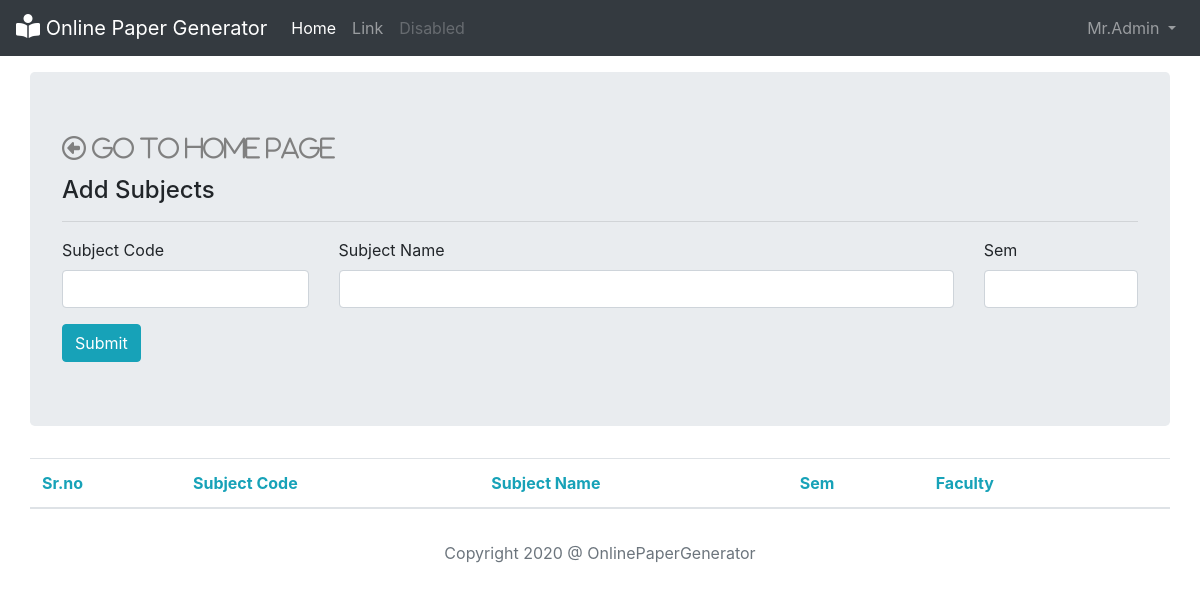
Page /adminhome/subjectmanager/ (signed in) on the earlier database version.
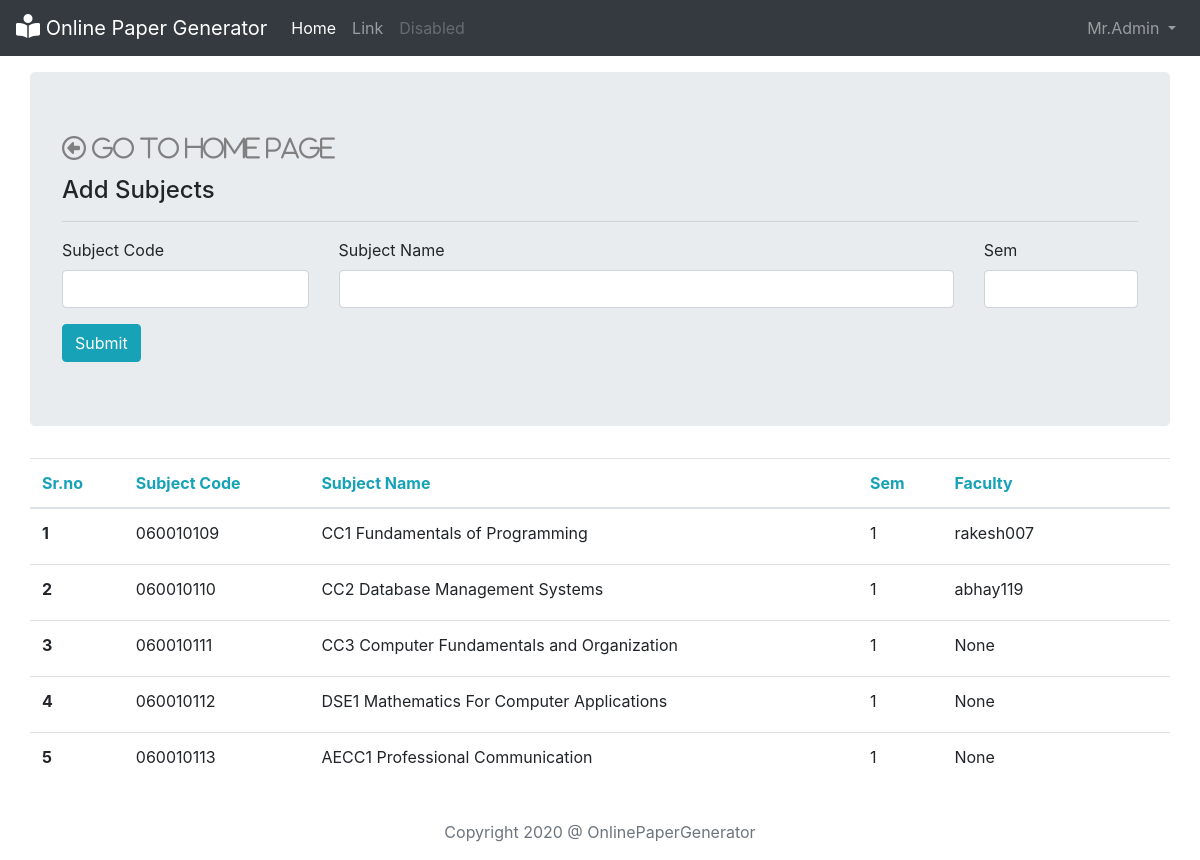
Same page on the later database version.
### OnlinePaperGenerator/models.py (models this page shows, shortened)
class subject(models.Model):
    subject_code = models.CharField(default = "", max_length=15)
    subject_name = models.CharField(max_length=100)
    sem = models.IntegerField()
    faculty = models.CharField(max_length=50,null=True, blank=True)

### OnlinePaperGenerator/views.py (the view, shortened to what this page needs)
# urls.py: path('adminhome/subjectmanager/', views.subjectmanager, name="subjectmanager"),
def subjectmanager(request):
    if request.user.is_superuser:
        sub = subject.objects.all()
        fac = User.objects.all()
        params = {
            "obj": sub,
            "faculty": fac
            }
        return render(request, "admin/subjectmanager.html",params)
    else:
        return HttpResponse("error 404: page not found")

### templates/admin/subjectmanager.html (shortened to what this page needs)
{% extends 'base.html' %}
{% block body %}
<div class="container mt-3 jumbotron">
  <a href="/adminhome/"><i class='far fa-arrow-alt-circle-left mb-3' style='font-size:24px;color:gray'> Go To Home
      Page</i></a>
  <h4>Add Subjects</h4>
  <hr>
  <form action="/adminhome/subjectmanager/" method="POST"> {% csrf_token %}
    <div class="row">
      <div class="col-md-3">
        <label for="subjectcode">Subject Code</label>
        <input type="text" class="form-control" id="subjectcode" required name="subjectcode">
      </div>
      <div class="col md-8">
        <label for="subjectname/=">Subject Name</label>
        <input type="text" class="form-control" id="subjectname" required name="subjectname">
      </div>
      <div class="col-md-2">
        <label for="sem">Sem</label>
        <input type="number" max="10" min="1" class="form-control" id="sem" required name="sem">
      </div>
    </div>
    <button type="submit" class="btn btn-info mt-3">Submit</button>
  </form>
</div>
<table class="mt-3 container table table-hover">
  <thead class="text-info">
    <tr>
      <th scope="col">Sr.no</th>
      <th scope="col">Subject Code</th>
      <th scope="col">Subject Name</th>
      <th scope="col">Sem</th>
      <th scope="col">Faculty</th>
      <th scope="col"></th>
    </tr>
  </thead>
  <tbody>
    {% for item in obj %}
    <tr id=tr{{forloop.counter}} class="tblrow">
      <th scope="row">{{forloop.counter}}</th>
      <td>{{ item.subject_code }}</td>
      <td>{{ item.subject_name }}</td>
      <td>{{ item.sem }}</td>
      <td>{{ item.faculty }}</td>
      <td></td>
    </tr>
    {% endfor %}
  </tbody>
</table>
{% endblock %}

Differences in the rows shown:
added subject: subject_code "060010109", subject_name "CC1 Fundamentals of Programming", sem "1", faculty "rakesh007"
added subject: subject_code "060010110", subject_name "CC2 Database Management Systems", sem "1", faculty "abhay119"
added subject: subject_code "060010111", subject_name "CC3 Computer Fundamentals and Organization", sem "1", faculty "None"
added subject: subject_code "060010112", subject_name "DSE1 Mathematics For Computer Applications", sem "1", faculty "None"
added subject: subject_code "060010113", subject_name "AECC1 Professional Communication", sem "1", faculty "None"
